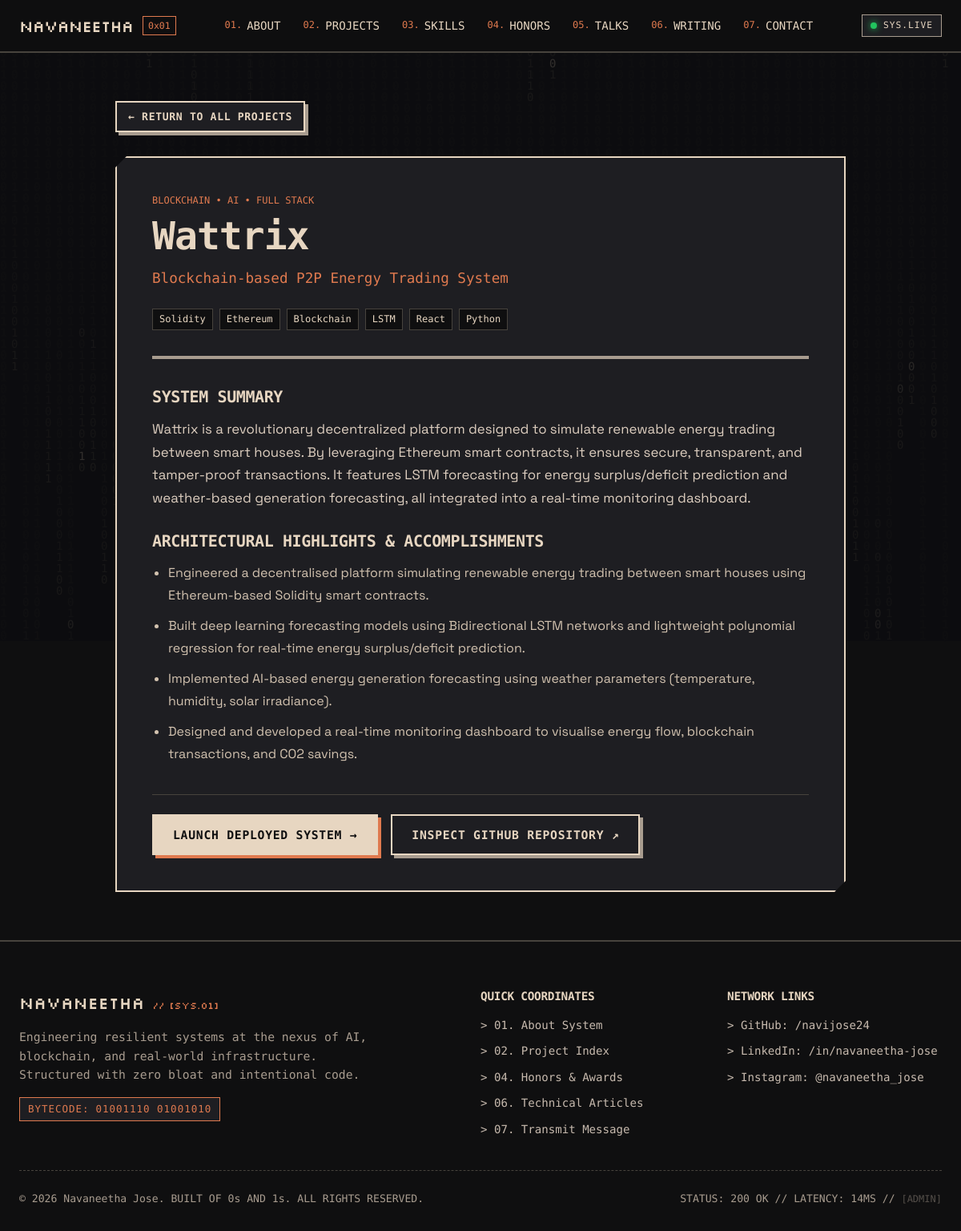
/project-detail.php?id=1, run on the app's committed database.
### tables this page shows
CREATE TABLE IF NOT EXISTS `projects` (
    `id` INT UNSIGNED AUTO_INCREMENT PRIMARY KEY,
    `title` VARCHAR(255) NOT NULL,
    `subtitle` VARCHAR(255) NULL,
    `description` TEXT NOT NULL,
    `detailed_description` MEDIUMTEXT NULL,
    `category` VARCHAR(100) NOT NULL,
    `image` VARCHAR(255) NULL,
    `video` VARCHAR(255) NULL,
    `github` VARCHAR(255) NULL,
    `link` VARCHAR(255) NULL,
    `is_featured` TINYINT(1) DEFAULT 0,
    `display_order` INT DEFAULT 0,
    `is_published` TINYINT(1) DEFAULT 1,
    `created_at` TIMESTAMP DEFAULT CURRENT_TIMESTAMP,
    `updated_at` TIMESTAMP DEFAULT CURRENT_TIMESTAMP ON UPDATE CURRENT_TIMESTAMP,
    INDEX `idx_project_featured` (`is_featured`),
    INDEX `idx_project_published` (`is_published`),
    INDEX `idx_project_order` (`display_order`)
);

CREATE TABLE IF NOT EXISTS `profile` (
    `id` INT UNSIGNED AUTO_INCREMENT PRIMARY KEY,
    `name` VARCHAR(100) NOT NULL,
    `tagline` VARCHAR(255) NOT NULL,
    `intro` TEXT NOT NULL,
    `email` VARCHAR(100) NOT NULL,
    `phone` VARCHAR(50) NULL,
    `linkedin` VARCHAR(255) NULL,
    `github` VARCHAR(255) NULL,
    `instagram` VARCHAR(255) NULL,
    `avatar` VARCHAR(255) NULL,
    `resume_url` VARCHAR(255) NULL,
    `updated_at` TIMESTAMP DEFAULT CURRENT_TIMESTAMP ON UPDATE CURRENT_TIMESTAMP
);

### includes/db_queries.php (called while the page is built, shortened)
<?php
function get_profile_data(): array {
    try {
        $db = get_db();
        $stmt = $db->query("SELECT * FROM profile ORDER BY id ASC LIMIT 1");
        $res = $stmt->fetch();
        if ($res) return $res;
    } catch (PDOException $e) {
        error_log("DAL Error (get_profile_data): " . $e->getMessage());
    }
    return [
        'id' => 1,
        'name' => 'Navaneetha Jose',
        'tagline' => 'Developer • Innovator • Solution Architect',
        'intro' => 'I\'m a developer driven by a deep curiosity for how intelligent systems can shape real-world change.',
        'email' => 'navaneethajose004@gmail.com',
        'phone' => '+91 8281252386',
        'linkedin' => 'linkedin.com/in/navaneetha-jose',
        'github' => 'github.com/navijose24',
        'instagram' => 'instagram.com/navaneetha_jose',
        'avatar' => '/Life/1.png',
        'resume_url' => ''
    ];
}
function get_project_by_id(int $id): ?array {
    try {
        $db = get_db();
        $stmt = $db->prepare("SELECT * FROM projects WHERE id = :id LIMIT 1");
        $stmt->execute([':id' => $id]);
        $project = $stmt->fetch();
        $tStmt = $db->prepare("SELECT name FROM project_technologies WHERE project_id = :pid");
        $tStmt->execute([':pid' => $id]);
        $project['technologies'] = $tStmt->fetchAll(PDO::FETCH_COLUMN);
        $bStmt = $db->prepare("SELECT bullet FROM project_bullets WHERE project_id = :pid ORDER BY display_order ASC");
        $bStmt->execute([':pid' => $id]);
        $project['bullets'] = $bStmt->fetchAll(PDO::FETCH_COLUMN);
        $iStmt = $db->prepare("SELECT image_url, caption FROM project_images WHERE project_id = :pid");
        $iStmt->execute([':pid' => $id]);
        $project['gallery'] = $iStmt->fetchAll();
        return $project;
    } catch (PDOException $e) {
        error_log("DAL Error (get_project_by_id): " . $e->getMessage());
        return null;
    }
}
function get_site_settings(): array {
    try {
        $db = get_db();
        $stmt = $db->query("SELECT setting_key, setting_value FROM site_settings");
        $rows = $stmt->fetchAll();
        $settings = [];
        foreach ($rows as $r) {
            $settings[$r['setting_key']] = $r['setting_value'];
        }
        return $settings;
    } catch (PDOException $e) {
        return [];
    }
}

### includes/functions.php (called while the page is built, shortened)
<?php
function e(?string $value): string {
    return htmlspecialchars($value ?? '', ENT_QUOTES | ENT_SUBSTITUTE, 'UTF-8');
}

### project-detail.php (the view, shortened to what this page needs)
<?php
require_once __DIR__ . '/includes/functions.php';
require_once __DIR__ . '/includes/db_queries.php';
$id = isset($_GET['id']) ? (int) $_GET['id'] : 0;
if ($id > 0) {
    $project = get_project_by_id($id);
}
require_once __DIR__ . '/includes/header.php';
?>
<div class="container" style="padding: 60px 24px; max-width: 960px;">
    <div style="margin-bottom: 30px;">
        <a href="/#projects" class="btn btn-secondary btn-sm">&larr; RETURN TO ALL PROJECTS</a>
    </div>
    <article class="cut-corner" style="background: var(--clr-graphite); border: 2px solid var(--clr-sand); padding: 44px; box-shadow: 8px 8px 0 var(--clr-terracotta);">
        <div class="project-category-tag"><?= e($project['category']) ?></div>
        <h1 style="font-size: clamp(2rem, 4vw, 3rem); line-height: 1.1; margin-bottom: 12px; color: var(--clr-sand);">
            <?= e($project['title']) ?>
        </h1>
        <?php if (!empty($project['subtitle'])): ?>
            <div style="font-family: var(--font-mono); font-size: 1.1rem; color: var(--clr-terracotta); margin-bottom: 24px;">
                <?= e($project['subtitle']) ?>
            </div>
        <?php endif; ?>
        <div class="tech-tags" style="margin-bottom: 32px;">
            <?php foreach ($project['technologies'] ?? [] as $t): ?>
                <span class="tech-badge"><?= e($t) ?></span>
            <?php endforeach; ?>
        </div>
        <?php if (!empty($project['image'])): ?>
            <div style="margin-bottom: 36px; border: 2px solid var(--clr-stone); background: #000; overflow: hidden;">
            </div>
        <?php endif; ?>
        <h3 style="font-size: 1.25rem; color: var(--clr-sand); margin-bottom: 14px; text-transform: uppercase;">
            System Summary
        </h3>
        <p style="font-size: 1.05rem; color: #DECFC0; line-height: 1.7; margin-bottom: 28px;">
            <?= e($project['detailed_description'] ?: $project['description']) ?>
        </p>
        <?php if (!empty($project['bullets'])): ?>
            <h3 style="font-size: 1.25rem; color: var(--clr-sand); margin-bottom: 14px; text-transform: uppercase;">
                Architectural Highlights &amp; Accomplishments
            </h3>
            <ul style="padding-left: 20px; line-height: 1.75; color: #D3C3B0; margin-bottom: 36px;">
                <?php foreach ($project['bullets'] as $bullet): ?>
                    <li style="margin-bottom: 10px;"><?= e($bullet) ?></li>
                <?php endforeach; ?>
            </ul>
        <?php endif; ?>
        <div style="display: flex; gap: 16px; flex-wrap: wrap; border-top: 1px solid var(--clr-stone-dark); padding-top: 24px;">
            <?php if (!empty($project['link'])): ?>
                <a href="<?= e($project['link']) ?>" target="_blank" rel="noopener noreferrer" class="btn btn-primary">
                    LAUNCH DEPLOYED SYSTEM &rarr;
                </a>
            <?php endif; ?>
            <?php if (!empty($project['github'])): ?>
                <a href="<?= e($project['github']) ?>" target="_blank" rel="noopener noreferrer" class="btn btn-secondary">
                    INSPECT GITHUB REPOSITORY &nearr;
                </a>
            <?php endif; ?>
        </div>
    </article>
</div>
<?php require_once __DIR__ . '/includes/footer.php'; ?>

### includes/footer.php (shortened to what this page needs)
<?php
require_once __DIR__ . '/functions.php';
require_once __DIR__ . '/db_queries.php';
$profile = get_profile_data();
$settings = get_site_settings();
?>
    <footer class="site-footer">
        <div class="container">
            <div class="footer-grid">
                <div>
                    <div style="font-family: var(--font-pixel); font-size: 1.3rem; margin-bottom: 14px; color: var(--clr-sand);">
                        navaneetha <span style="font-size: 0.75rem; color: var(--clr-terracotta);">// [SYS.01]</span>
                    </div>
                    <p style="font-size: 0.92rem; color: var(--clr-stone); max-width: 440px; margin-bottom: 16px;">
                        Engineering resilient systems at the nexus of AI, blockchain, and real-world infrastructure. Structured with zero bloat and intentional code.
                    </p>
                    <div class="binary-tag accent">
                        <span>BYTECODE:</span>
                        <span>01001110 01001010</span>
                    </div>
                </div>
                <div>
                    <h4 style="font-size: 0.9rem; color: var(--clr-sand); margin-bottom: 16px; text-transform: uppercase;">
                        Quick Coordinates
                    </h4>
                    <ul style="list-style: none; font-size: 0.88rem; display: flex; flex-direction: column; gap: 10px;">
                        <li><a href="/#about" style="color: #C7BAAE;">&gt; 01. About System</a></li>
                        <li><a href="/#projects" style="color: #C7BAAE;">&gt; 02. Project Index</a></li>
                        <li><a href="/#achievements" style="color: #C7BAAE;">&gt; 04. Honors & Awards</a></li>
                        <li><a href="/#articles" style="color: #C7BAAE;">&gt; 06. Technical Articles</a></li>
                        <li><a href="/#contact" style="color: #C7BAAE;">&gt; 07. Transmit Message</a></li>
                    </ul>
                </div>
                <div>
                    <h4 style="font-size: 0.9rem; color: var(--clr-sand); margin-bottom: 16px; text-transform: uppercase;">
                        Network Links
                    </h4>
                    <ul style="list-style: none; font-size: 0.88rem; display: flex; flex-direction: column; gap: 10px;">
                        <?php if (!empty($profile['github'])): ?>
                            <li><a href="https://<?= e(ltrim($profile['github'], 'https://')) ?>" target="_blank" rel="noopener noreferrer" style="color: #C7BAAE;">&gt; GitHub: /<?= e(basename($profile['github'])) ?></a></li>
                        <?php endif; ?>
                        <?php if (!empty($profile['linkedin'])): ?>
                            <li><a href="https://<?= e(ltrim($profile['linkedin'], 'https://')) ?>" target="_blank" rel="noopener noreferrer" style="color: #C7BAAE;">&gt; LinkedIn: /in/navaneetha-jose</a></li>
                        <?php endif; ?>
                        <?php if (!empty($profile['instagram'])): ?>
                            <li><a href="https://<?= e(ltrim($profile['instagram'], 'https://')) ?>" target="_blank" rel="noopener noreferrer" style="color: #C7BAAE;">&gt; Instagram: @navaneetha_jose</a></li>
                        <?php endif; ?>
                    </ul>
                </div>
            </div>
            <div class="footer-copy">
                <div>
                    &copy; <?= date('Y') ?> <?= e($profile['name']) ?>. <?= e($settings['footer_text'] ?? 'BUILT OF 0s AND 1s.') ?>
                </div>
                <div>
                    <span>STATUS: 200 OK</span> // <span>LATENCY: 14MS</span> // <a href="/admin/login.php" style="color: var(--clr-stone); opacity: 0.45; text-decoration: none; font-size: 0.75rem;" title="Admin Gateway">[ADMIN]</a>
                </div>
            </div>
        </div>
    </footer>
</div>
</body>
</html>

### assets/css/style.css (style rules this page uses)
:root { --clr-coal: #0F0F10; --clr-graphite: #1E1E22; --clr-sand: #E7D6C1; --clr-violet: #6E5A73; --clr-terracotta: #E07A4F; --clr-stone: #A89C8F; --clr-stone-dark: #47433D; --font-mono: 'Space Mono', 'Courier New', monospace; --font-sans: 'Space Grotesk', -apple-system, BlinkMacSystemFont, sans-serif; --font-pixel: 'Silkscreen', 'Space Mono', monospace; --border-main: 2px solid var(--clr-sand); --border-subtle: 1px solid var(--clr-stone); --shadow-brutalist: 5px 5px 0 var(--clr-terracotta); --shadow-soft: 4px 4px 0 var(--clr-coal); --shadow-hover: 7px 7px 0 var(--clr-sand); --container-max: 1240px; --transition: all 0.2s cubic-bezier(0.16, 1, 0.3, 1); }
*, *::before, *::after { box-sizing: border-box; margin: 0; padding: 0; }
html { scroll-behavior: smooth; font-size: 16px; background-color: var(--clr-coal); color: var(--clr-sand); }
body { font-family: var(--font-sans); line-height: 1.6; background-color: var(--clr-coal); color: var(--clr-sand); overflow-x: hidden; position: relative; min-height: 100vh; }
.container { width: 100%; max-width: var(--container-max); margin: 0 auto; padding: 0 24px; }
h1, h2, h3, h4, h5, h6 { font-family: var(--font-mono); color: var(--clr-sand); letter-spacing: -0.02em; font-weight: 700; line-height: 1.15; }
p { color: #D3C3B0; margin-bottom: 1.25rem; font-size: 1.05rem; }
a { color: var(--clr-sand); text-decoration: none; transition: var(--transition); }
.binary-tag { display: inline-flex; align-items: center; gap: 8px; font-family: var(--font-mono); font-size: 0.78rem; text-transform: uppercase; letter-spacing: 0.08em; background: var(--clr-graphite); color: var(--clr-sand); border: 1px solid var(--clr-stone); padding: 4px 10px; box-shadow: 2px 2px 0 var(--clr-coal); }
.binary-tag.accent { border-color: var(--clr-terracotta); color: var(--clr-terracotta); }
.cut-corner { clip-path: polygon( 14px 0%, 100% 0%, 100% calc(100% - 14px), calc(100% - 14px) 100%, 0% 100%, 0% 14px ); }
.btn { display: inline-flex; align-items: center; justify-content: center; gap: 10px; font-family: var(--font-mono); font-size: 0.92rem; font-weight: 700; text-transform: uppercase; letter-spacing: 0.05em; padding: 12px 24px; cursor: pointer; border: 2px solid var(--clr-sand); transition: var(--transition); user-select: none; text-align: center; }
.btn-primary { background: var(--clr-sand); color: var(--clr-coal); box-shadow: 4px 4px 0 var(--clr-terracotta); }
.btn-secondary { background: var(--clr-graphite); color: var(--clr-sand); box-shadow: 4px 4px 0 var(--clr-stone); }
.btn-sm { padding: 7px 14px; font-size: 0.82rem; }
.project-category-tag { font-family: var(--font-mono); font-size: 0.75rem; color: var(--clr-terracotta); margin-bottom: 8px; text-transform: uppercase; }
.tech-tags { display: flex; flex-wrap: wrap; gap: 8px; margin-bottom: 24px; }
.tech-badge { background: var(--clr-coal); border: 1px solid var(--clr-stone-dark); font-family: var(--font-mono); font-size: 0.75rem; color: var(--clr-sand); padding: 3px 8px; }
.site-footer { background: var(--clr-coal); border-top: 2px solid var(--clr-stone-dark); padding: 60px 0 30px; font-family: var(--font-mono); }
.footer-grid { display: grid; grid-template-columns: 2fr 1fr 1fr; gap: 40px; margin-bottom: 40px; }
.footer-copy { border-top: 1px dashed var(--clr-stone-dark); padding-top: 24px; display: flex; justify-content: space-between; align-items: center; font-size: 0.82rem; color: var(--clr-stone); flex-wrap: wrap; gap: 12px; }

### data on the page
projects: category "BLOCKCHAIN • AI • FULL STACK", title "Wattrix", subtitle "Blockchain-based P2P Energy Trading System", detailed_description "Wattrix is a revolutionary decentralized platform designed to simulate renewable energy trading between smart houses. By leveraging Ethereum smart contracts, it ensures secure, transparent, and tamper-proof transactions. It features LSTM forecasting for energy surplus/deficit prediction and weather-based generation forecasting, all integrated into a real-time monitoring dashboard."
profile: github "navijose24", name "Navaneetha Jose"

### other printed values
$t "Solidity"
$t "Ethereum"
$t "Blockchain"
$t "LSTM"
$t "React"
$t "Python"
$bullet "Engineered a decentralised platform simulating renewable energy trading between smart houses using Ethereum-based Solidity smart contracts."
$bullet "Built deep learning forecasting models using Bidirectional LSTM networks and lightweight polynomial regression for real-time energy surplus/deficit prediction."
$bullet "Implemented AI-based energy generation forecasting using weather parameters (temperature, humidity, solar irradiance)."
$bullet "Designed and developed a real-time monitoring dashboard to visualise energy flow, blockchain transactions, and CO2 savings."
$settings['footer_text'] "BUILT OF 0s AND 1s. ALL RIGHTS RESERVED."
